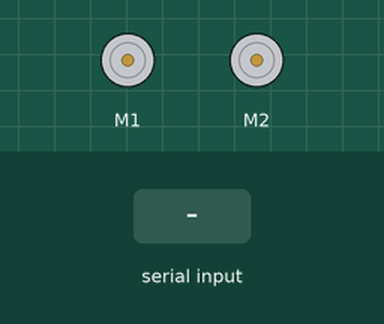
This sketch was run on a simulated Arduino Uno, built with avr-gcc and run on an emulated ATmega328P. On the bench: 2 × DC motor (green arrow = forward, orange = backward, longer = faster). The test bench sets the inputs (shaded band). What the sketch prints to the serial monitor is not drawn.

Above: at 1.2 s.
1.3 s: "5" received over the second serial link
At 1.45 s:
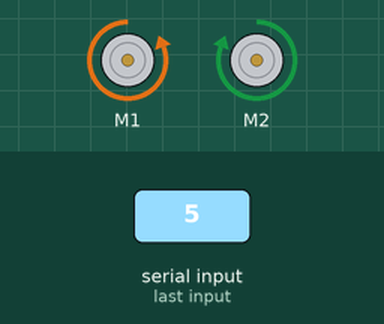
At 1.95 s:
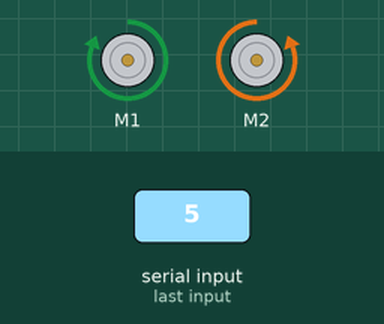
Timing chart, 0 to 4.3 s (numbered marks = the images above; inputs shaded):
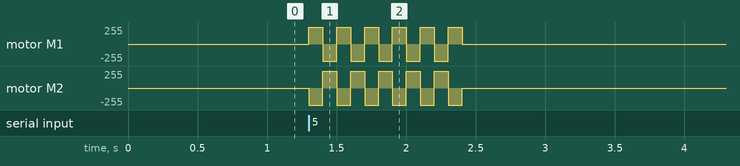

Measured:
- after the input at 1.3 s, motor M1: stopped → forward 255/255 at once, then repeats every 0.20 s: backward 255/255 0.10 s, forward 255/255 0.10 s, until it stays stopped from 2.4 s; motor M2: stopped → backward 255/255 at once, then repeats every 0.20 s: forward 255/255 0.10 s, backward 255/255 0.10 s, until it stays stopped from 2.4 s

The sketch:

bluetooth.ino.ino
```cpp
#include <Wire.h>
#include <Adafruit_MotorShield.h>
#include <SoftwareSerial.h>
#include "utility/Adafruit_MS_PWMServoDriver.h"

// Create the motor shield object with the default I2C address
Adafruit_MotorShield AFMS = Adafruit_MotorShield();
// Or, create it with a different I2C address (say for stacking)
// Adafruit_MotorShield AFMS = Adafruit_MotorShield(0x61);

// Select which 'port' M1, M2, M3 or M4. In this case, M1
Adafruit_DCMotor *myMotor = AFMS.getMotor(1);
// You can also make another motor on port M2
Adafruit_DCMotor *myOtherMotor = AFMS.getMotor(2);

SoftwareSerial mySerial(10, 11); // RX, TX

void setup() {
  Serial.begin(9600);           // set up Serial library at 9600 bps
  while (!Serial) {
    ; // wait for serial port to connect. Needed for native USB port only
  }
  Serial.println("Adafruit Motorshield v2 - DC Motor test!");

  mySerial.begin(4800);
  mySerial.println("Hello, world?");

  AFMS.begin();  // create with the default frequency 1.6KHz
  //AFMS.begin(1000);  // OR with a different frequency, say 1KHz

  // Set the speed to start, from 0 (off) to 255 (max speed)

  myMotor->setSpeed(102);
  myOtherMotor->setSpeed(105);
  myMotor->run(FORWARD);
  myOtherMotor->run(FORWARD);
  // turn on motor
  myMotor->run(RELEASE);
  myOtherMotor->run(RELEASE);

  // turn on motor

}

  int speedRight = 102;
  int speedLeft = 105;

void loop() {

  char c;

  if (mySerial.available()) {
    c = mySerial.read();
  }

  uint8_t i;

  //Serial.print("tick");

  if(c == '0'){
  myMotor->run(FORWARD);
  myOtherMotor->run(FORWARD);

    myMotor->setSpeed(0);
    myOtherMotor->setSpeed(0);

    myMotor->run(RELEASE);
    myOtherMotor->run(RELEASE);
  }

  if(c != '0'){
    myMotor->setSpeed(speedLeft);
    myOtherMotor->setSpeed(speedRight);
  }

  if(c == '1'){                 //Move Forward
    myMotor->run(FORWARD);
    myOtherMotor->run(FORWARD);

    myMotor->run(RELEASE);
    myOtherMotor->run(RELEASE);
  }

  if(c == '2'){                 //Move Backward
    myMotor->run(BACKWARD);
    myOtherMotor->run(BACKWARD);

    myMotor->run(RELEASE);
    myOtherMotor->run(RELEASE);
  }

  if(c == '3'){                 //Turn Right
    myMotor->run(FORWARD);
    myOtherMotor->run(BACKWARD);

    myMotor->run(RELEASE);
    myOtherMotor->run(RELEASE);
  }

  if(c == '4'){                 //Turn Left
    myMotor->run(BACKWARD);
    myOtherMotor->run(FORWARD);

    myMotor->run(RELEASE);
    myOtherMotor->run(RELEASE);
  }

  if(c == '5'){                 //Attack move 1
    moveFlail();
  }

  if(c == '6'){                 //Attack move 2
    //move flail 2.0
  }

  if(c == '7'){                 //Speed Sensitivity 1
    speedLeft = 102;
    speedRight = 105;
  }

  if(c == '8'){                 //Speed Sensitivity 2
    speedLeft = 180;
    speedRight = 183;
  }

  if(c == '9'){                 //Speed Sensitivity 3
    speedLeft = 253;
    speedRight = 255;
  }
}

void move1Foot()
{
  myMotor->run(FORWARD);
  myOtherMotor->run(FORWARD);
  delay(800);

  myMotor->run(RELEASE);
  myOtherMotor->run(RELEASE);
}

void move2Foot()
{
  myMotor->run(FORWARD);
  myOtherMotor->run(FORWARD);
  delay(1600);

  myMotor->run(RELEASE);
  myOtherMotor->run(RELEASE);
}

void move3Foot()
{
  myMotor->run(FORWARD);
  myOtherMotor->run(FORWARD);
  delay(2400);

  myMotor->run(RELEASE);
  myOtherMotor->run(RELEASE);
}

void move4Foot()
{
  myMotor->run(FORWARD);
  myOtherMotor->run(FORWARD);
  delay(3050);

  myMotor->run(RELEASE);
  myOtherMotor->run(RELEASE);
}

void turnLeft()
{
  myMotor->run(BACKWARD);
  myOtherMotor->run(FORWARD);
  delay(260);
  myMotor->run(RELEASE);
  myOtherMotor->run(RELEASE);
}

void turnRight()
{
  myMotor->run(FORWARD);
  myOtherMotor->run(BACKWARD);
  delay(260);
  myMotor->run(RELEASE);
  myOtherMotor->run(RELEASE);
}

void arcRight()
{
  myMotor->setSpeed(125);
  myOtherMotor->setSpeed(80);
  myMotor->run(FORWARD);
  myOtherMotor->run(FORWARD);
  delay(265*4.5);
  myMotor->run(RELEASE);
  myOtherMotor->run(RELEASE);
  myMotor->setSpeed(102);
  myOtherMotor->setSpeed(105);
}

void moveFlail()
{
  myMotor->setSpeed(255);
  myOtherMotor->setSpeed(255);

  myMotor->run(FORWARD);
  myOtherMotor->run(BACKWARD);
  delay(100);
  myMotor->run(RELEASE);
  myOtherMotor->run(RELEASE);

  myOtherMotor->run(FORWARD);
  myMotor->run(BACKWARD);
  delay(100);
  myMotor->run(RELEASE);
  myOtherMotor->run(RELEASE);

  myMotor->run(FORWARD);
  myOtherMotor->run(BACKWARD);
  delay(100);
  myMotor->run(RELEASE);
  myOtherMotor->run(RELEASE);

   myOtherMotor->run(FORWARD);
  myMotor->run(BACKWARD);
  delay(100);
  myMotor->run(RELEASE);
  myOtherMotor->run(RELEASE);

  myMotor->run(FORWARD);
  myOtherMotor->run(BACKWARD);
  delay(100);
  myMotor->run(RELEASE);
  myOtherMotor->run(RELEASE);

   myOtherMotor->run(FORWARD);
  myMotor->run(BACKWARD);
  delay(100);
  myMotor->run(RELEASE);
  myOtherMotor->run(RELEASE);

  myMotor->run(FORWARD);
  myOtherMotor->run(BACKWARD);
  delay(100);
  myMotor->run(RELEASE);
  myOtherMotor->run(RELEASE);

   myOtherMotor->run(FORWARD);
  myMotor->run(BACKWARD);
  delay(100);
  myMotor->run(RELEASE);
  myOtherMotor->run(RELEASE);

  myMotor->run(FORWARD);
  myOtherMotor->run(BACKWARD);
  delay(100);
  myMotor->run(RELEASE);
  myOtherMotor->run(RELEASE);

   myOtherMotor->run(FORWARD);
  myMotor->run(BACKWARD);
  delay(100);
  myMotor->run(RELEASE);
  myOtherMotor->run(RELEASE);

  myMotor->run(FORWARD);
  myOtherMotor->run(BACKWARD);
  delay(100);
  myMotor->run(RELEASE);
  myOtherMotor->run(RELEASE);


  myMotor->setSpeed(102);
  myOtherMotor->setSpeed(105);
}
```
